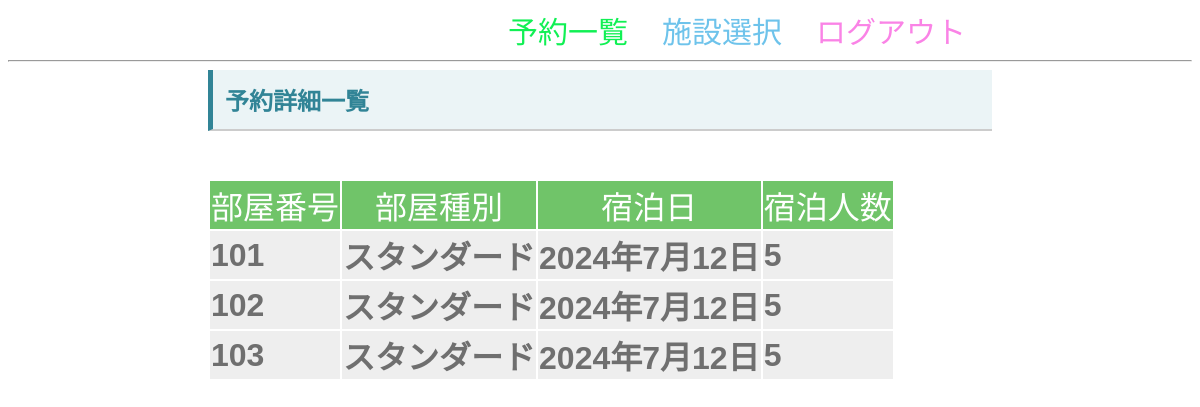
Page /detaillist/21 (signed in) on the committed database.
### ReservationApp/models.py (models this page shows, shortened)
class Reservation_detail(models.Model):
    date = models.DateField()
    type_persons = models.IntegerField()
    reservation = models.ForeignKey(
        Reservation,on_delete=models.CASCADE
    )
    room = models.ForeignKey(
        Room,on_delete = models.CASCADE
    )
    class Meta:
        db_table = "reservation_detail"
        unique_together = [["room","date"]]

class Room(models.Model):
    room_number= models.IntegerField()
    facility = models.ForeignKey(
        Facility,on_delete=models.CASCADE
    )
    room_type = models.ForeignKey(
        RoomType,on_delete=models.CASCADE
    )
    class Meta:
        db_table = "room"

class RoomType(models.Model):
    type_name = models.CharField(max_length=30)
    capacity=models.IntegerField()
    type_fee = models.IntegerField()
    class Meta:
        db_table = "roomtype"

### ReservationApp/views.py (the view)
# urls.py: path("detaillist/<int:reservation_id>",views.detaillist,name="detaillist"),
@login_required
def detaillist(request,reservation_id):
    details=Reservation_detail.objects.filter(reservation=Reservation.objects.get(pk=reservation_id))
    return render(request,"ReservationApp/detaillist.html",context={
        "details":details
    })

### templates/ReservationApp/detaillist.html (shortened to what this page needs)
<!DOCTYPE html>
<html lang="ja">
<head>
{% load static %}
<link rel="stylesheet" href="{% static "style.css" %}">
</head>
<body>
<div class="link_buttons">
<a href="{% url 'reservationlist'%}" class="link_button1">予約一覧</a>
<a href="{% url 'facility_select'%}" class="link_button2">施設選択</a>
<a href="{% url 'Logout' %}" class="link_button3">ログアウト</a>
</div>
<hr>
<div class="gamen">
<h1 class="page_title">予約詳細一覧<h1>
<table class="flat-table">
<thead>
<tr>
<th>部屋番号</th><th>部屋種別</th><th>宿泊日</th><th>宿泊人数</th>
</tr>
</thead>
<tbody>
{% for detail in details%}
<tr>
<td>{{ detail.room.room_number}}</td>
<td>{{ detail.room.room_type.type_name}}</td>
<td>{{detail.date}}</td>
<td>{{detail.type_persons}}</td>
</tr>
{% endfor %}
</tbody>
</table>
</div>
</body>
</html>

### static/style.css (style rules this page uses)
.page_title { margin: 0px auto; font-size: 1.5em; font-weight: bold; padding-top: .5em; padding-bottom: .5em; padding-left: .5em; margin-bottom: 2em; background-color: #ebf4f6; border-left: 5px solid #318496; border-bottom: 2px solid #cccccc; color: #318496; }
.gamen { margin-left:200px; margin-right:200px; }

### rows in the picture
Reservation_detail: room.room_number "101", room.room_type.type_name "スタンダード", date "2024年7月12日", type_persons "5"
Reservation_detail: room.room_number "102", room.room_type.type_name "スタンダード", date "2024年7月12日", type_persons "5"
Reservation_detail: room.room_number "103", room.room_type.type_name "スタンダード", date "2024年7月12日", type_persons "5"
